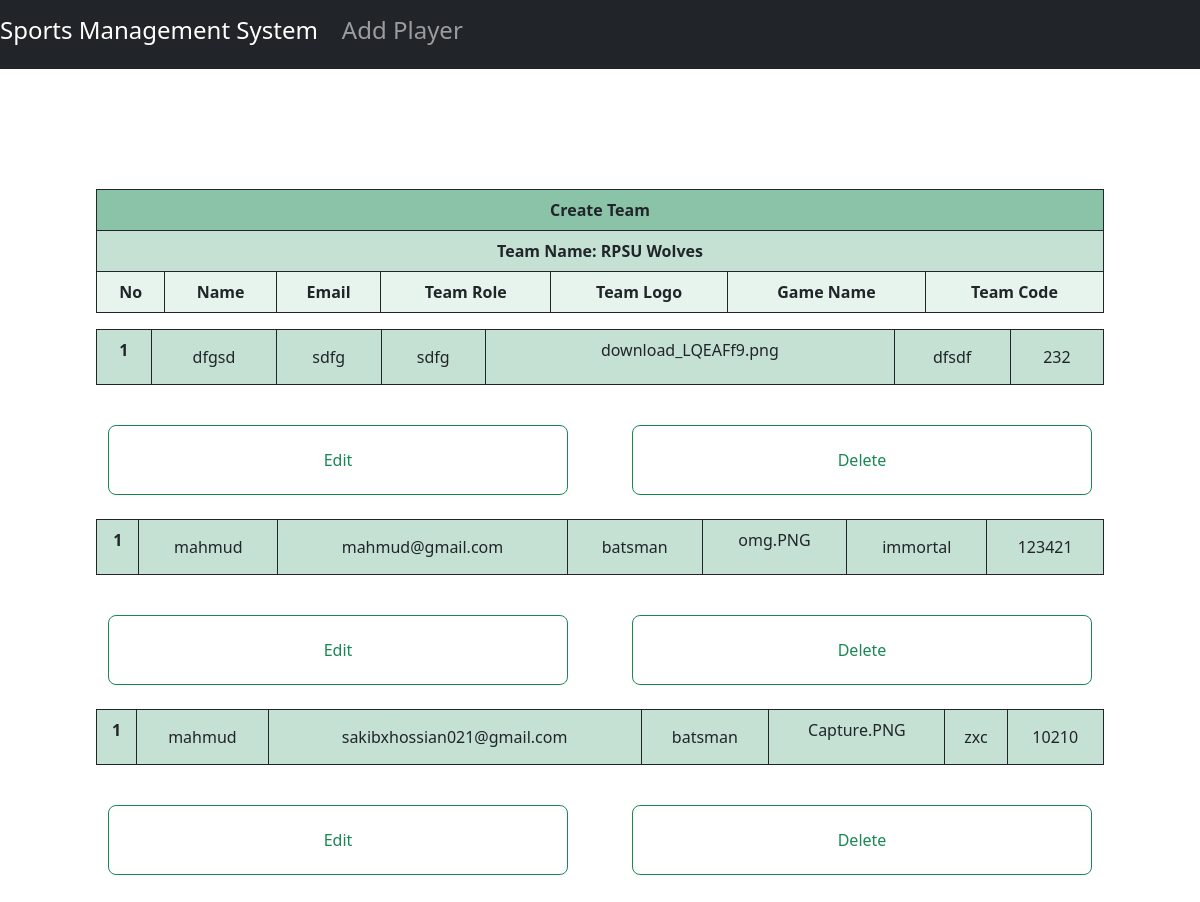
The page / on the database its author committed.
### book/models.py (models this page shows, shortened)
class Book(models.Model):
    player_name = models.CharField(max_length=100)
    player_email = models.CharField(max_length=100)
    team_role = models.CharField(max_length=100)
    team_logo = models.ImageField()
    game_name = models.CharField(max_length=100)
    team_code = models.IntegerField()

### book/views.py (the view)
# urls.py: path('', views.index, name='index'),
def index(request):
    shelf = Book.objects.all()
    return render(request, 'book/team_create.html', {'shelf': shelf})

### book/templates/book/team_create.html (shortened to what this page needs)
<!DOCTYPE html>
<html lang="en">
{% load static %}
  <head>
      <link href="https://cdn.jsdelivr.net/npm/bootstrap@5.2.0/dist/css/bootstrap.min.css" rel="stylesheet">
  </head>
  <body>
   <nav class="navbar navbar-expand-lg navbar-dark bg-dark">
    <div class="collapse navbar-collapse" id="navbarTogglerDemo01">
      <a class="navbar-brand" href="{% url 'index' %}"><h4>Sports Management System</h4></a>
      <ul class="navbar-nav mr-auto mt-2 mt-lg-0">
        <li class="nav-item">
          <a class="nav-link" href="{% url 'upload-book' %}"><h4>Add Player</h4></a>
        </li>
      </ul>
    </div>
   </nav>
<br>
{% block content %}
 <div class="m-5 p-5">
  <table class="table table-bordered border-dark">
    <thead>
      <tr>
        <th scope="col" colspan="7" class="text-center bg-success bg-opacity-50">Create Team</th>
      </tr>
      <tr>
        <th scope="col" colspan="7" class="text-center bg-success bg-opacity-25">Team Name: RPSU Wolves</th>
      </tr>
      <tr class="text-center bg-success bg-opacity-10">
        <th scope="col">No</th>
        <th scope="col">Name</th>
        <th scope="col">Email</th>
        <th scope="col">Team Role</th>
        <th scope="col">Team Logo</th>
        <th scope="col">Game Name</th>
        <th scope="col">Team Code</th>
      </tr>
    </thead>
  </table>
    {% for book in shelf %}
<table class="table table-bordered border-dark">
  <tbody class="text-center">
    <tr class="bg-success bg-opacity-25">
      <th scope="row">1</th>
      <td><p class="form-control-plaintext" type="text" placeholder="name.." name="">{{book.player_name}}</td>
      <td><p class="form-control-plaintext" type="email" placeholder="email address.." name="" >{{book.player_email}}</td>
      <td><p class="form-control-plaintext" type="text" placeholder="team role.." name="" >{{book.team_role}}</td>
      <td rowspan="5" colspan="5"><img class="card-img-top" src="{{book.picture.url}}">{{book.team_logo}}</td>
      <td><p class="form-control-plaintext" type="text" placeholder="team role.." name="" >{{book.game_name}}</td>
      <td><p class="form-control-plaintext" type="text" placeholder="team role.." name="">{{book.team_code}}</td>
    </tr>
  </tbody>
</table>
<center>
  <div class="row gap-5 p-3 text-center">
    <a href="update/{{book.id}}" class="col border-3 rounded-3 m-2 btn btn-outline-success" id="{{book.id}}" type="button"><p class="pt-3">Edit</p></a>
    <a href="delete/{{book.id}}" class= "col border-3 rounded-3 m-2 btn btn-outline-success" id="{{book.id}}" type="button"><p class="pt-3">Delete</p></a>
  </div>
</center>
    {% endfor %}
  {% endblock %}
 </div>
</body>
</html>

### rows shown on the page
Book: player_name "dfgsd", player_email "sdfg", team_role "sdfg", team_logo "download_LQEAFf9.png", game_name "dfsdf", team_code "232"
Book: player_name "mahmud", player_email "mahmud@gmail.com", team_role "batsman", team_logo "omg.PNG", game_name "immortal", team_code "123421"
Book: player_name "mahmud", player_email "sakibxhossian021@gmail.com", team_role "batsman", team_logo "Capture.PNG", game_name "zxc", team_code "10210"
